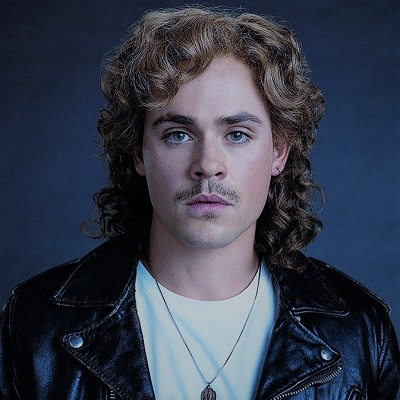
#> input picture image.jpg, 400 x 400 px
$ python artistic.py
#> lines starting #> are read from the running program, lines starting #| are printed output that depends on the picture; after the words box and inside, x2 and y2 are one past the last pixel; in counts of white or black regions, pixels touching at a corner belong together
import cv2
import numpy as np
from scipy.interpolate import UnivariateSpline

def spreadLookupTable(x, y):
  spline = UnivariateSpline(x, y)
  return spline(range(256))

def make_warm(I):
  increaseLookupTable = spreadLookupTable([0, 64, 128, 256], [0, 80, 160, 256])
  decreaseLookupTable = spreadLookupTable([0, 64, 128, 256], [0, 50, 100, 256])
  red, green, blue = cv2.split(I)
  red = cv2.LUT(red, decreaseLookupTable).astype(np.uint8)
  blue = cv2.LUT(blue, increaseLookupTable).astype(np.uint8)
  return cv2.merge((red, green, blue))

I = cv2.imread("./image.jpg")
#> I is the input picture: shape (400, 400, 3); mean B, G, R 76.5, 60.8, 54.8

G = cv2.cvtColor(I, cv2.COLOR_BGR2GRAY)
G = cv2.GaussianBlur(G, (3,3), 3.14)
G = cv2.medianBlur(G, 11)
G = cv2.adaptiveThreshold(G, 255, cv2.ADAPTIVE_THRESH_MEAN_C, cv2.THRESH_BINARY, 11, 11)
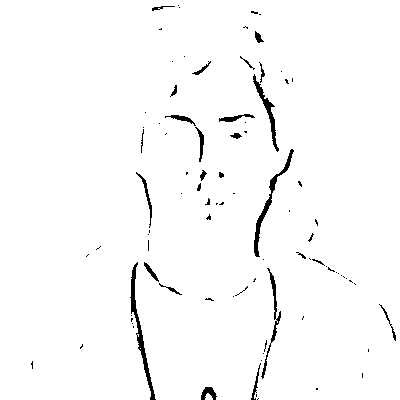
#> G: shape (400, 400); 97.9% white; 89 black regions (63 under 20 px), largest, box (x1, y1, x2, y2) and area: (130, 262, 156, 400) 578, (254, 149, 294, 257) 483, (253, 74, 279, 152) 353

C = cv2.bilateralFilter(I, 7, 200, 200)

A = cv2.bitwise_and(C, C, mask=G)

E = cv2.Canny(C, 50, 200)
#> E: shape (400, 400); 3.5% white in thin lines or dots
E[E==255] = 1
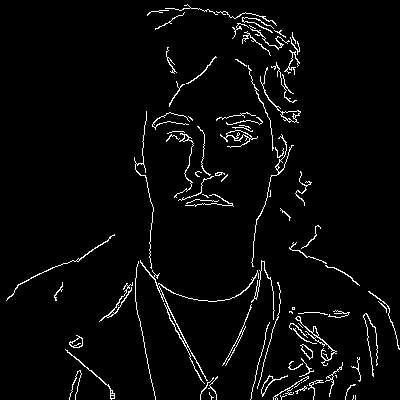
#> E: shape (400, 400); values 0 (black) and 1 (white), 3.5% white in thin lines or dots
E[E==0] = 255
#> E: shape (400, 400); values 1 (black) and 255 (white), 96.5% white; black in thin lines or dots
E[E==1] = 0
#> E: shape (400, 400); 96.5% white; black in thin lines or dots
E = cv2.cvtColor(E, cv2.COLOR_GRAY2BGR)
#> E: shape (400, 400, 3); 96.5% white; black in thin lines or dots

alpha = 0.25
A = cv2.addWeighted(E, alpha, A, 1-alpha, 0)
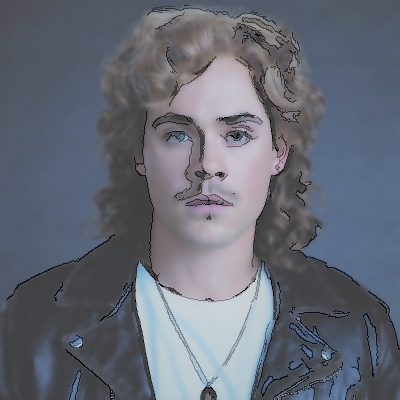
#> A: shape (400, 400, 3); mean B, G, R 118, 106.4, 101.9

alpha = 0.5
A = cv2.addWeighted(I, alpha, A, 1-alpha, 0)
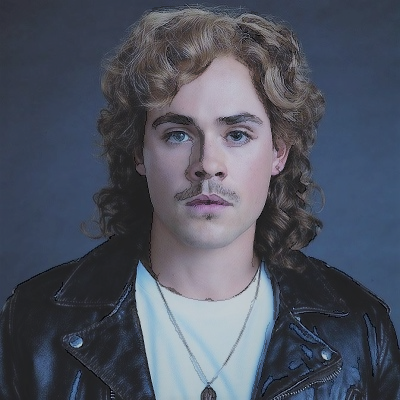
#> A: shape (400, 400, 3); mean B, G, R 97.3, 83.6, 78.4

A = make_warm(A)
#> in make_warm, `red = cv2.LUT(red, decreaseLookupTable).astype(np.uint8)`:
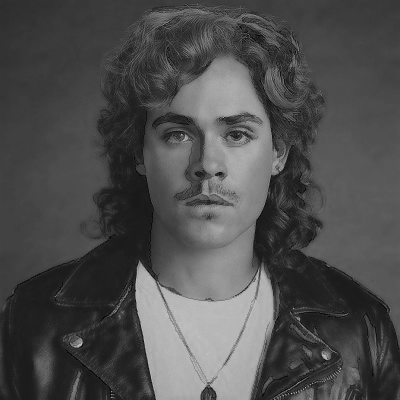
#> red: shape (400, 400); min 0, max 193, mean 77.5
#> in make_warm, `blue = cv2.LUT(blue, increaseLookupTable).astype(np.uint8)`:
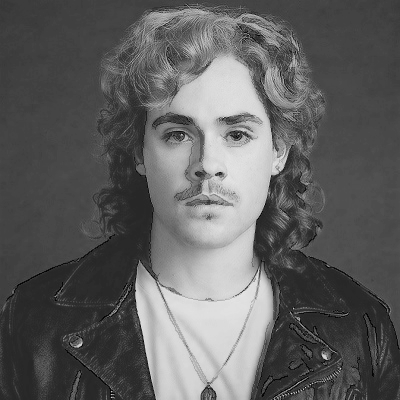
#> blue: shape (400, 400); min 0, max 229, mean 95.8
#> in make_warm, `return cv2.merge((red, green, blue))`:
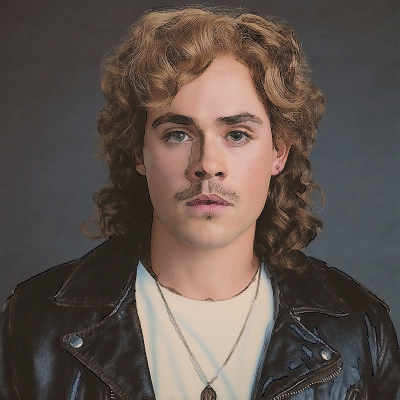
#> returned value: shape (400, 400, 3); mean of channels 0, 1, 2 77.5, 83.6, 95.8; drawn as B, G, R

cv2.imshow("I", I)
# cv2.imshow("", G)
# cv2.imshow("", C)
# cv2.imshow("", E)
cv2.imshow("A", A)
cv2.waitKey(0)
cv2.destroyAllWindows()
